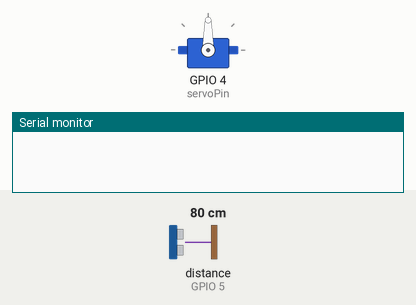
Simulated run of this sketch. Board: ESP8266 (NodeMCU). Parts: servo, the last lines printed to the serial monitor. Wiring (inferred from the names in the program): ultrasonic range finder: trigger GPIO 16; echo GPIO 5. The inputs (shaded band) are chosen by the test bench; at power-on: distance to the obstacle (sensor on GPIO 5) 80 cm. The echo pulse lasts 58.3 µs per cm; WiFi joins after 1.5 s; servers stay silent unless stated; uploads are accepted with an empty reply.

Above: at 0.1 s.
At 2.7 s:
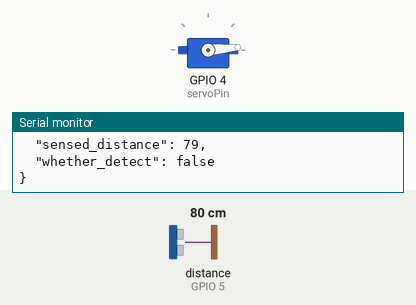
2.8 s: distance to the obstacle (sensor on GPIO 5) set to 2 cm
At 6.42 s:
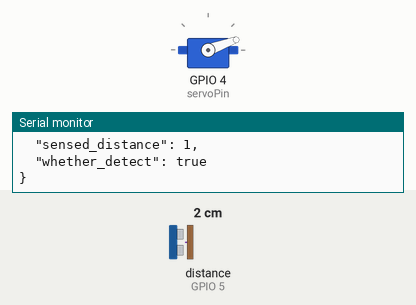
Timing chart, 0 to 28.1 s (numbered marks = the images above; inputs shaded):
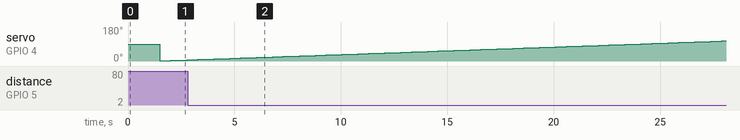

The sketch:

sceince.ino
```cpp
#include <Servo.h> //서보 라이브러리를 불러옵니다.
#include <ESP8266HTTPClient.h>
#include <ESP8266WiFi.h>
#include <ArduinoJson.h>

Servo myservo;  // 서보를 제어할 서보 오브젝트를 만듭니다.


#define echo  5
#define trig  16
#define piezo  14
#define servoPin  4

#define ssid "Fish"
#define pw "77777777"

#define server_adress "http://10.156.147.135:5000/science-project/api/sensor-data"

void start_wifi(){
    WiFi.begin(ssid, pw);

    while (WiFi.status() != WL_CONNECTED) {  //Wait for the WiFI connection

        delay(500);
        Serial.println("Waiting for connection");
    }
    Serial.println(WiFi.localIP());
}

void setup()
{
    Serial.begin(115200);
    myservo.attach(servoPin);  // 핀 9의 서보를 서보 오브젝트에 연결합니다.
    pinMode(trig, OUTPUT);
    pinMode(echo, INPUT);

    start_wifi();
}


int get_distance(){
    float distance;
    unsigned long duration;

    digitalWrite(trig, LOW);
    digitalWrite(echo, LOW);
    delayMicroseconds(2);
    digitalWrite(trig, HIGH);
    delayMicroseconds(10);
    digitalWrite(trig, LOW);

    duration = pulseIn(echo,HIGH);
    distance = ((float)(340 * duration) / 10000) / 2;

    return (int)distance;
}

void turn_servo(){
    static int pos = 0;
    static int pos_step;

    if(pos >= 180)pos_step = -1;
    else if(pos <= 0)pos_step = 1;

    pos += pos_step;
    myservo.write(pos);
}

bool is_detect(int sensed_distance){
    return sensed_distance <= 20;
}

char* make_data2json(int sensed_distance, bool whether_detect){
    StaticJsonDocument<300> JSONdoc;
    static char JSONmessageBuffer[300]; //다른 함수에서 char포인터 받아와서 쓰면 error
    JSONdoc["sensed_distance"] = sensed_distance;
    JSONdoc["whether_detect"] = whether_detect;

    serializeJsonPretty(JSONdoc, JSONmessageBuffer);
    return JSONmessageBuffer;
}

int send2server(int sensed_distance, bool whether_detect){
    if(WiFi.status() != WL_CONNECTED)return -1; //WiFi연결 확인


    HTTPClient http;
    char* JSONmessageBufferPtr;
    int httpCode;
    String payload;

    JSONmessageBufferPtr = make_data2json(sensed_distance, whether_detect);
    Serial.println(JSONmessageBufferPtr);


    http.begin(server_adress);
    http.addHeader("Content-Type", "application/json");

    httpCode = http.POST(JSONmessageBufferPtr);
    payload = http.getString();

    if(httpCode < 0){
        Serial.println("unknown http error" + String(http.errorToString(httpCode)));
    }
    else{
        Serial.println(httpCode);   //Print HTTP return code
        Serial.println(payload);    //Print request response payload
    }

    http.end();  //Close connection
    return httpCode;
}

void loop(){
    int sensed_distance;
    bool whether_detect;

    turn_servo();
    sensed_distance = get_distance();
    whether_detect = is_detect(sensed_distance);

    if(send2server(sensed_distance, whether_detect) < 0){
        Serial.println("Unknow http error occured");
    }

    delay(50);
}
```
